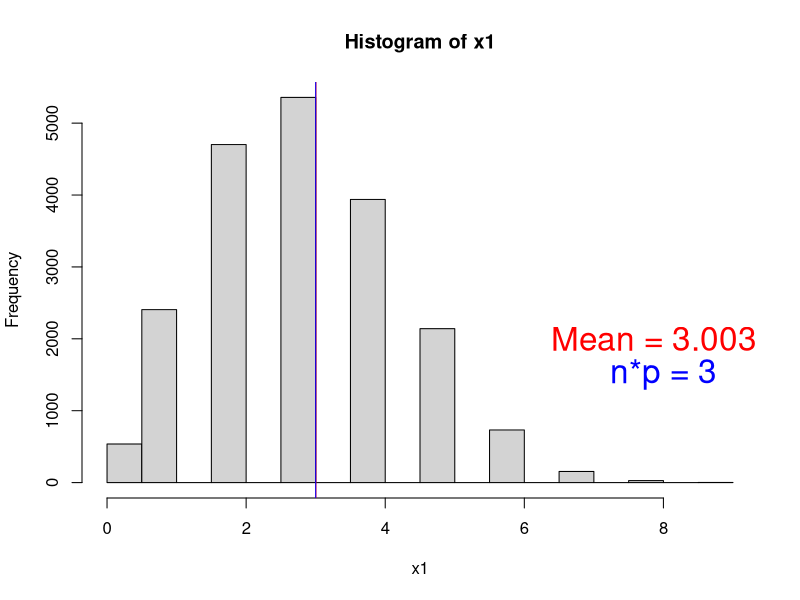
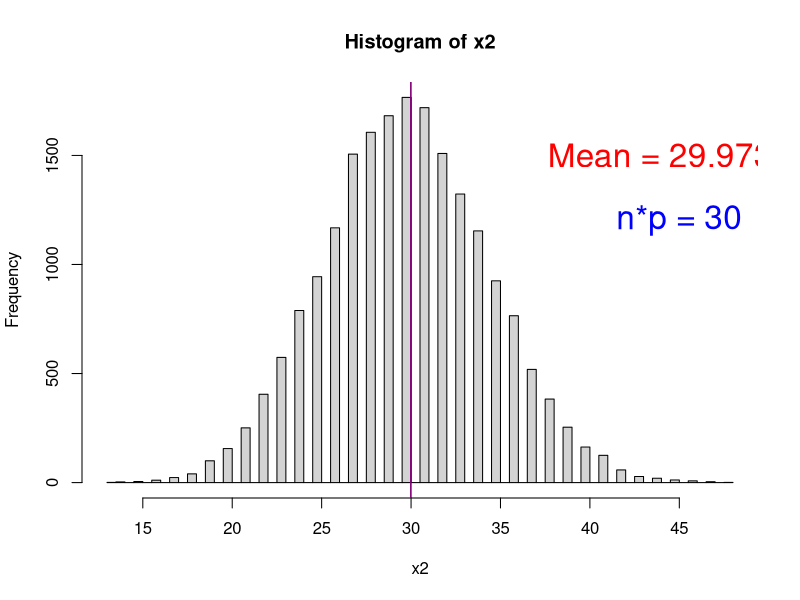
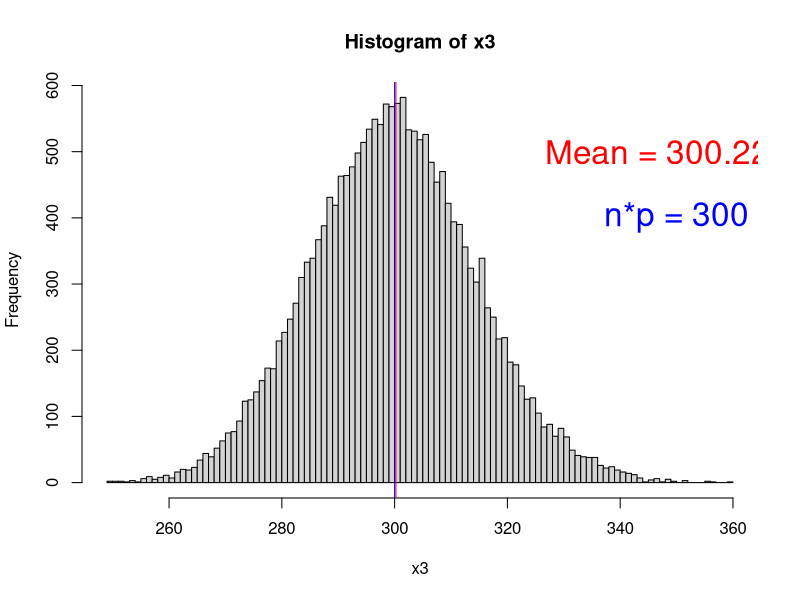

Write the R code that produced these figures, in order.
p <- 0.3

x1 <- rbinom(20000, 10, p)
x2 <- rbinom(20000, 100, p)
x3 <- rbinom(20000, 1000, p)

print(paste("X1 mean:",mean(x1)))
print(paste("X1 np:",p*10))

print(paste("X2 mean:",mean(x2)))
print(paste("X2 np:",p*100))

print(paste("X3 mean:",mean(x3)))
print(paste("X3 np:",p*1000))


hist(x1)
abline(v = mean(x1), col="red", lwd=1)
abline(v = p*10, col="blue", lwd=1)
text(x = 8, y = 2000, paste("Mean =", mean(x1)), col = "red", cex = 2)
text(x = 8, y = 1500, paste("n*p =", 10*p), col = "blue", cex = 2)

hist(x2, breaks=50)
abline(v = mean(x2), col="red", lwd=1)
abline(v = p*100, col="blue", lwd=1)
text(x = 45, y = 1500, paste("Mean =", mean(x2)), col = "red", cex = 2)
text(x = 45, y = 1200, paste("n*p =", 100*p), col = "blue", cex = 2)

hist(x3, breaks=100)
abline(v = mean(x3), col="red", lwd=1)
abline(v = p*1000, col="blue", lwd=1)
text(x = 350, y = 500, paste("Mean =", mean(x3)), col = "red", cex = 2)
text(x = 350, y = 400, paste("n*p =", 1000*p), col = "blue", cex = 2)

#Zhetessov Nur M.
#Advanced Statistics
